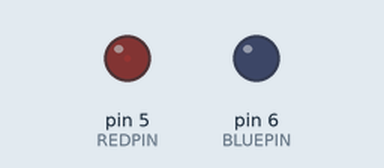
A sketch run on a simulated Arduino Uno, built with avr-gcc and run on an emulated ATmega328P. On the bench: output pins drawn as LEDs (lit = HIGH).

Above: at 0.05 s.
At 3.65 s:
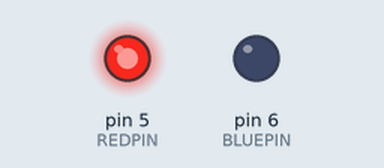
At 7.25 s:
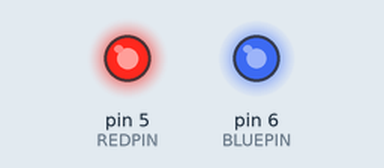
At 14.55 s:
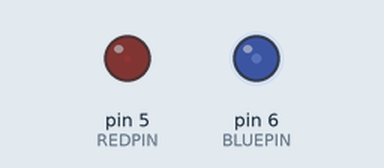
Timing chart, 0 to 19.9 s (numbered marks = the images above):
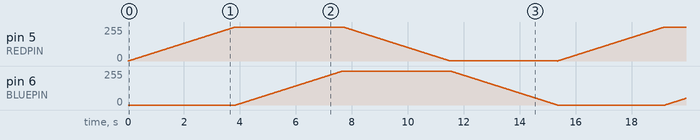

The sketch:

RGB_caroline_purple.ino
```cpp
// color swirl! connect an RGB LED to the PWM pins as indicated
// in the #defines
// public domain, enjoy!

#define REDPIN 5
#define BLUEPIN 6
#define BUTTONPIN 2

#define FADESPEED 15     // make this higher to slow down

void setup() {
  pinMode(REDPIN, OUTPUT);
  pinMode(BLUEPIN, OUTPUT);
  pinMode(BUTTONPIN, INPUT);
}

int buttonPressed () {  // return true if button pressed
//  int val = 0;
//  val = digitalRead(BUTTONPIN);
//  return (val != HIGH);
  return 0;
}


void loop() {
  int r, g, b;
  int doChange = 1; // true means keep changing color

    // fade up red color
    for (r = 0; r < 256 && doChange; r++, doChange = !buttonPressed()) {
      analogWrite(REDPIN, r);
      delay(FADESPEED);
    }

    // fade up blue
    for (r = 0; r < 256 && doChange; r++, doChange = !buttonPressed()) {
      analogWrite(BLUEPIN, r);
      delay(FADESPEED);
    }

    // fade down red color
    for (r = 255; r > 0 && doChange; r--, doChange = !buttonPressed()) {
      analogWrite(REDPIN, r);
      delay(FADESPEED);
    }

    // fade down blue
    for (r = 255; r > 0 && doChange; r--, doChange = !buttonPressed()) {
      analogWrite(BLUEPIN, r);
      delay(FADESPEED);
    }

  if (!doChange) {
    // wait for button to be released
    while (buttonPressed());
    delay(FADESPEED);

    // wait here until button is pressed again (stop changing)
    while (!buttonPressed());
    delay(FADESPEED);

    // wait for button to be released
    while (buttonPressed());
    delay(FADESPEED);
    }

  doChange = 1; // back to top of loop and start changing again
  analogWrite(REDPIN, 0);
  analogWrite(BLUEPIN, 0);


}
```
